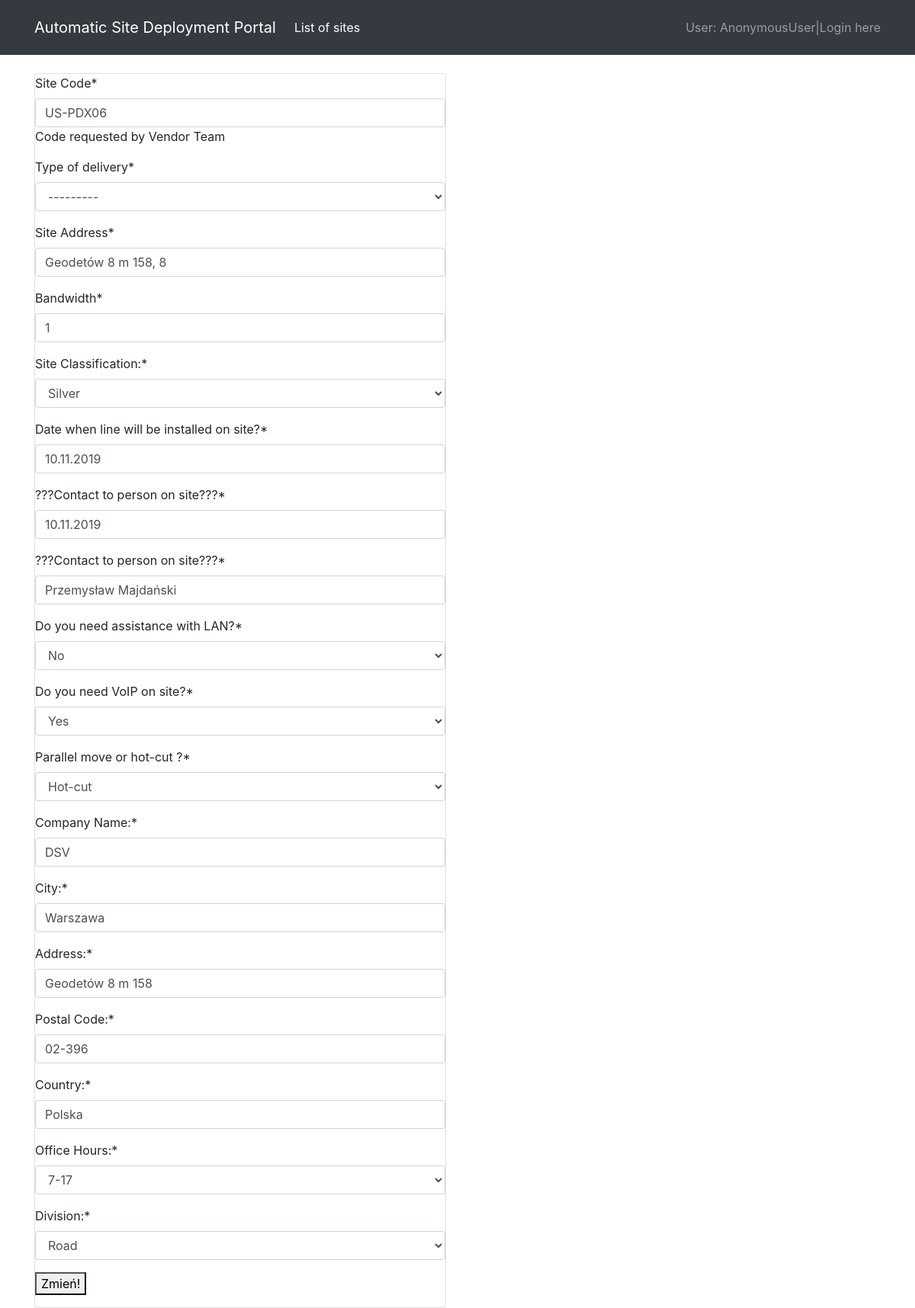
Page /lbe_portal/update/1 on the earlier database version.
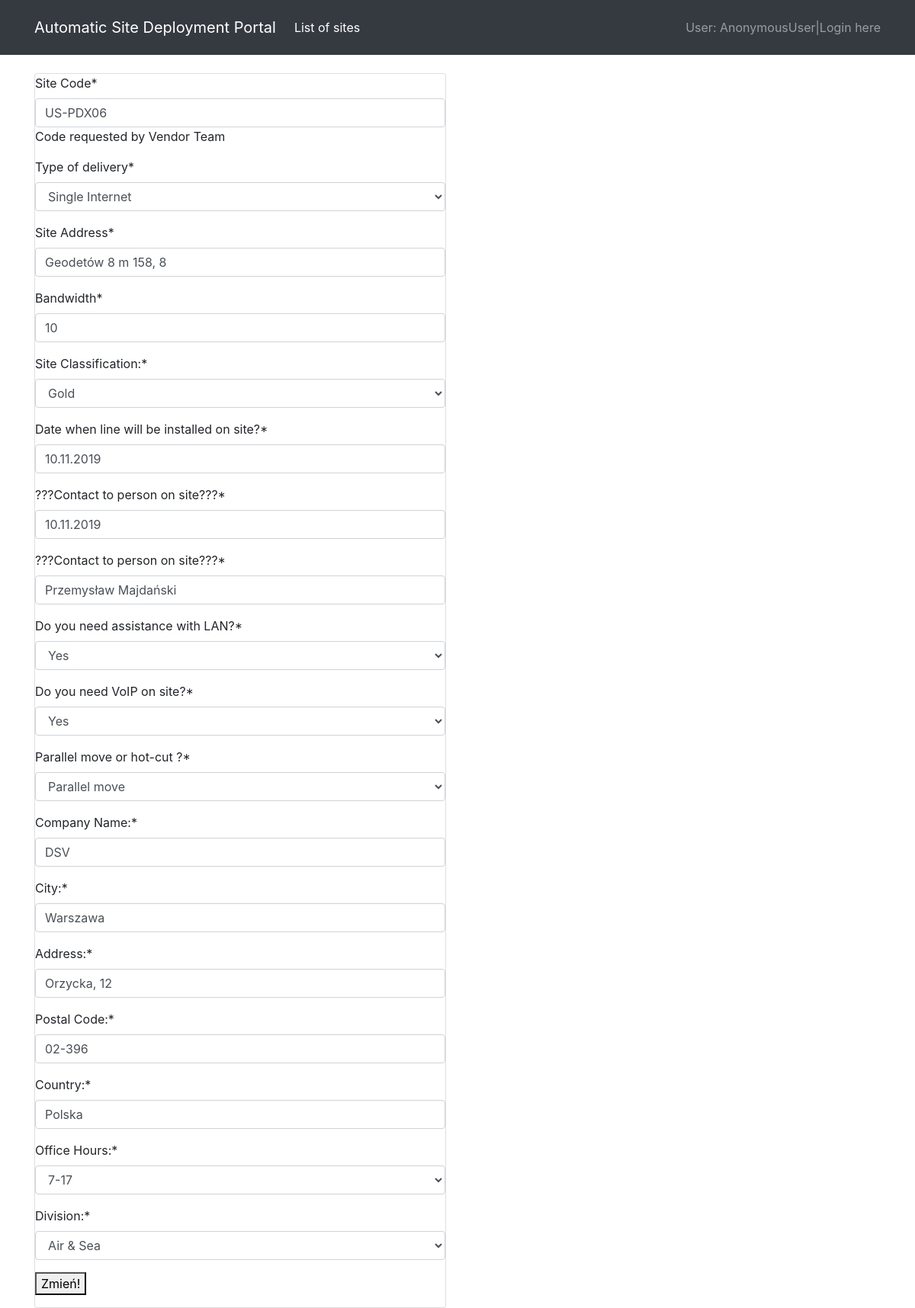
Same page on the later database version.
### lbeportal/models.py (models this page shows, shortened)
class SiteVendor(models.Model):
    site_code = models.CharField(verbose_name="Site Code", max_length=10, help_text='Code requested by Vendor Team')
    delivery_type = models.CharField(choices=DELIVERY_TYPE, verbose_name='Type of delivery', max_length=64)
    address = models.CharField(verbose_name="Site Address", max_length=64)
    bandwidth = models.IntegerField(verbose_name="Bandwidth")
    site_classification = models.CharField(choices=CLASSIFICATION, verbose_name="Site Classification:", max_length=64)
    instalation_date = models.CharField(verbose_name="Date when line will be installed on site?", max_length=64)
    local_contact = models.CharField(verbose_name="???Contact to person on site???", max_length=64)
    technical_contact = models.CharField(verbose_name="???Contact to person on site???", max_length=64)
    lan_assistance = models.BooleanField(choices=BOLEAN, verbose_name="Do you need assistance with LAN?")
    voip_assistance = models.BooleanField(choices=BOLEAN, verbose_name="Do you need VoIP on site?")
    parrarelorhot = models.IntegerField(verbose_name="Parallel move or hot-cut ?", choices=PARRAREL)
    company_name = models.CharField(verbose_name="Company Name:", max_length=64)
    city = models.CharField(verbose_name="City:", max_length=64)
    address_2 = models.CharField(verbose_name="Address:", max_length=64)
    post_code = models.CharField(verbose_name="Postal Code:", max_length=64)
    country = models.CharField(verbose_name="Country:", max_length=64)
    office_hours = models.IntegerField(choices=OFFICE_HOURS, verbose_name="Office Hours:")
    division = models.IntegerField(choices=DIVISION ,verbose_name="Division:")

### lbeportal/views.py (the view, shortened to what this page needs)
# urls.py: path('update/<int:pk>', SiteVendorUpdateView.as_view(), name='update'),
class SiteVendorUpdateView(UpdateView):
    template_name = 'sitevendor_update.html'
    queryset = SiteVendor.objects.all()
    fields = '__all__'

### templates/sitevendor_update.html (shortened to what this page needs)
{% extends 'base.html' %}
{% load crispy_forms_tags %}
{% block content %}
<div class="container">
    <div class="row">
        <div class="col-sm-6">
        <div class="card">
    <form action="" method="POST">
    {{ form|crispy }}
        <button type="submit">Zmień!</button>
    </form>
                    </div>
        </div>
    </div>
</div>
{% endblock %}

Differences in the rows shown:
changed SiteVendor "US-PDX06": delivery_type "---------" → "Single Internet"; bandwidth "1" → "10"; site_classification "Silver" → "Gold"; lan_assistance "No" → "Yes"; parrarelorhot "Hot-cut" → "Parallel move"; address_2 "Geodetów 8 m 158" → "Orzycka, 12"; division "Road" → "Air & Sea"
